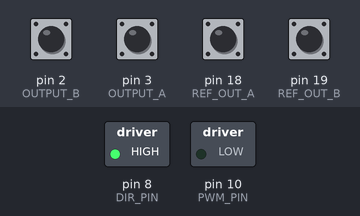
A program run on a simulated Arduino Mega 2560, built with avr-gcc and run on an emulated ATmega2560. On the bench: switched loads named in the program (green lamp = pin HIGH). The inputs (shaded band) are chosen by the test bench; at power-on: pin 2 (OUTPUT_B), pin 3 (OUTPUT_A), pin 18 (REF_OUT_A), pin 19 (REF_OUT_B) HIGH. What the program prints to the serial monitor is not drawn.

Above: at 0.1 s.
Timing chart, 0 to 1.6 s (numbered marks = the images above):
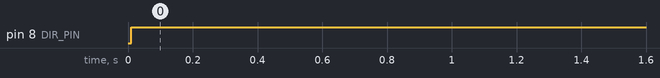

The program:

main.cpp
```cpp
/**
 * OMRON E6B2-CWZ6C pinout
 * - Brown - Vcc
 * - Black - Phase A
 * - White - Phase B
 * - Orange - Phaze Z
 * - Blue - GND
 *
 * LPD3806-600BM-G5-24C pinout
 * - Green - Phase A
 * - White - Phase B
 * - Red - Vcc
 * - Black - GND
 */

#include <Arduino.h>

#include "PID.h"

// motor encoder pins
#define OUTPUT_A  3 // PE5
#define OUTPUT_B  2 // PE4

// pendulum encoder pins
#define REF_OUT_A 18 // PD3
#define REF_OUT_B 19 // PD2

#define MOTOR_ENCODER_PPR  2400
#define SHAFT_R 0.00573
#define PENDULUM_ENCODER_PPR  10000

#define PWM_PIN 10
#define DIR_PIN 8

#define MAX_STALL_U 40.0
#define POSITION_LIMIT  0.12
#define THETA_THRESHOLD PI/10

#define Kp  1500.0
#define Kd  100.0
#define Ki  200.0

#define thKp  20000.0
#define thKd  500.0
#define thKi  0.0

volatile long encoderValue = 0;
volatile long lastEncoded = 0;

volatile long refEncoderValue = 0;
volatile long lastRefEncoded = 0;

unsigned long lastTimeMillis = 0;

float theta = 0.;
float last_theta = 0.;
float last_w_filtered = 0.;
float filter_alpha = 0.5;

void encoderHandler();
void refEncoderHandler();

PID cartPID(Kp, Kd, Ki, 0.);
PID pendulumPID(thKp, thKd, thKi, 0.);

void setup() {

  // setting PWD frequency on pin 10 to 31kHz
  TCCR2B = (TCCR2B & 0b11111000) | 0x01;

  pinMode(OUTPUT_A, INPUT_PULLUP);
  pinMode(OUTPUT_B, INPUT_PULLUP);

  pinMode(REF_OUT_A, INPUT_PULLUP);
  pinMode(REF_OUT_B, INPUT_PULLUP);

  attachInterrupt(digitalPinToInterrupt(OUTPUT_A), encoderHandler, CHANGE);
  attachInterrupt(digitalPinToInterrupt(OUTPUT_B), encoderHandler, CHANGE);

  attachInterrupt(digitalPinToInterrupt(REF_OUT_A), refEncoderHandler, CHANGE);
  attachInterrupt(digitalPinToInterrupt(REF_OUT_B), refEncoderHandler, CHANGE);

  pinMode(PWM_PIN, OUTPUT);
  pinMode(DIR_PIN, OUTPUT);

  digitalWrite(DIR_PIN, LOW);

  Serial.begin(9600);
  lastTimeMillis = 0L;
}

float dt = 0.0;

float avoidStall(float u) {
  if (fabs(u) < MAX_STALL_U) {
    return u > 0 ? u + MAX_STALL_U : u - MAX_STALL_U;
  }
  return u;
}

float saturate(float v, float maxValue) {
  if (fabs(v) > maxValue) {
    return (v > 0) ? maxValue : -maxValue;
  } else {
    return v;
  }
}

float getAngle(long pulses, long ppr) {
  return PI + 2.0 * PI * pulses / ppr;
}

float getCartDistance(long pulses, long ppr) {
  return 2.0 * PI * pulses / ppr * SHAFT_R;
}

float getControl(float th, float w, float x, float v) {
  return thKp * th + thKd * w;
}

void driveMotor(float u) {
  digitalWrite(DIR_PIN, u > 0.0 ? LOW : HIGH);
  analogWrite(PWM_PIN, fabs(u));
}

boolean isControllable(float theta) {
  return fabs(theta) < THETA_THRESHOLD;
}

float x = 0.;
float last_x = 0.;
float u = 0.;

float is_docking = false;

unsigned long i = 0;

void loop() {
  unsigned long now = millis();
  if (now < 10) {
    return;
  }
  dt = 1.0 * (now - lastTimeMillis) / 1000.0;

  theta = getAngle(refEncoderValue, PENDULUM_ENCODER_PPR);
  float w = (theta - last_theta) / dt;
  float w_filtered = filter_alpha * w + (1.0 - filter_alpha) * last_w_filtered;
  last_theta = theta;
  last_w_filtered = w_filtered;

  x = getCartDistance(encoderValue, MOTOR_ENCODER_PPR);
  float v = (x - last_x) / dt;
  last_x = x;
  if (fabs(x) > POSITION_LIMIT) {
    is_docking = true;
  }

  if (isControllable(theta) && fabs(x) < POSITION_LIMIT && !is_docking) {
    // u = getControl(theta, w_filtered, x, v);
    u = -pendulumPID.getControl(theta, last_theta, dt);
    u -= cartPID.getControl(x, last_x, dt);
    u = saturate(avoidStall(u), 240);
  } else if (is_docking) {
    u = cartPID.getControl(x, last_x, dt);
    u = saturate(avoidStall(u), 240);
  } else {
    u = 0.;
  }
  driveMotor(u);

  if (i % 10 == 0) {
    Serial.print(theta, 4);
    Serial.print("\t");
    Serial.print(w, 4);
    Serial.print("\t");
    Serial.print(x);
    Serial.print("\t");
    Serial.println(u);
  }
  i++;

  lastTimeMillis = now;

  delay(5);
}

/**
 * Motor encoder handler
 */
void encoderHandler() {
  int MSB = (PINE & (1 << PE5)) >> PE5; //MSB = most significant bit
  int LSB = (PINE & (1 << PE4)) >> PE4; //LSB = least significant bit
  int encoded = (MSB << 1) | LSB; //converting the 2 pin value to single number
  int sum  = (lastEncoded << 2) | encoded; //adding it to the previous encoded value

  if(sum == 0b1101 || sum == 0b0100 || sum == 0b0010 || sum == 0b1011) {
    encoderValue++; //CW
  }
  if(sum == 0b1110 || sum == 0b0111 || sum == 0b0001 || sum == 0b1000) {
    encoderValue--; //CCW
  }

  lastEncoded = encoded; //store this value for next time
}

/**
 * Pendulum encoder handler
 * Encoder attached to pins:
 * Phase A - 18 PD3
 * Phase B - 19 PD2
 */
void refEncoderHandler() {
  int MSB = (PIND & (1 << PD3)) >> PD3; //MSB = most significant bit
  int LSB = (PIND & (1 << PD2)) >> PD2; //LSB = least significant bit
  int encoded = (MSB << 1) | LSB; //converting the 2 pin value to single number
  int sum  = (lastRefEncoded << 2) | encoded; //adding it to the previous encoded value

  if(sum == 0b1101 || sum == 0b0100 || sum == 0b0010 || sum == 0b1011) {
    refEncoderValue++; //CW
  }
  if(sum == 0b1110 || sum == 0b0111 || sum == 0b0001 || sum == 0b1000) {
    refEncoderValue--; //CCW
  }

  lastRefEncoded = encoded; //store this value for next time
}
```

PID.cpp
```cpp
#include "PID.h"

PID::PID(float Kp, float Kd, float Ki, float target) {
    _Kp = Kp;
    _Kd = Kd;
    _Ki = Ki;
    _target = target;
}

float PID::getControl(float value, float lastValue, float dt) {
    float error = _target - value;
    float de = -(value - lastValue) / dt;
    _integralError += _Ki * error * dt;
    _lastError = error;
    return (_Kp * error + _Kd * de + _integralError);
}

void PID::setTarget(float target) {
    _target = target;
}
```

PID.h
```cpp
#ifndef PID_H
#define PID_H

class PID {
    public:
        PID(float Kp, float Kd, float Ki, float target);
        float getControl(float value, float lastValue, float dt);
        void setTarget(float target);
    private:
        float _Kp;
        float _Kd;
        float _Ki;
        float _lastError;
        float _integralError;
        float _target;
};

#endif
```

Measured:
- by itself, pin 8 (DIR_PIN): LOW → HIGH at 0.01 s
